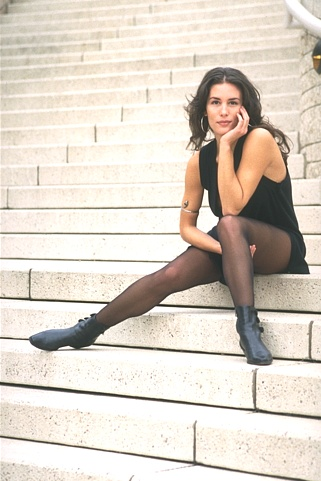
#> input picture Experiments/Image Segmentation exp - v2/Image7/181021.jpg, 321 x 481 px
$ jupyter execute _FCM_imageSegmentation_original-cluster_36.ipynb
#> lines starting #> are read from the running program, lines starting #| are printed output that depends on the picture
### Experiments/Image Segmentation exp - v2/fuzzy_cmeans.py
import numpy as np
from scipy.linalg import norm
from scipy.spatial.distance import cdist


class FCM:
    def __init__(self, n_clusters=4, max_iter=100, m=2, error=1e-6):
        super().__init__()
        self.u, self.centers = None, None
        self.n_clusters = n_clusters
        self.max_iter = max_iter
        self.m = m
        self.error = error

    def fit(self, X):
        N = X.shape[0]
        C = self.n_clusters
        centers = []

        u = np.random.dirichlet(np.ones(C), size=N)

        iteration = 0
        while iteration < self.max_iter:
            u2 = u.copy()

            centers = self.next_centers(X, u)
            u = self.next_u(X, centers)
            iteration += 1

            # Stopping rule
            if norm(u - u2) < self.error:
                break

        self.u = u
        self.centers = centers
        return centers

    def next_centers(self, X, u):
        um = u ** self.m
        return (X.T @ um / np.sum(um, axis=0)).transpose()

    def next_u(self, X, centers):
        return self._predict(X, centers)

    def _predict(self, X, centers):
        power = float(2 / (self.m - 1))
        temp = cdist(X, centers) ** power
        denominator_ = temp.reshape((X.shape[0], 1, -1)).repeat(temp.shape[-1], axis=1)
        denominator_ = temp[:, :, np.newaxis] / denominator_

        return 1 / denominator_.sum(2)

    def predict(self, X):
        if len(X.shape) == 1:
            X = np.expand_dims(X, axis=0)

        u = self._predict(X, self.centers)
        return np.argmax(u, axis=-1)

### Experiments/Image Segmentation exp - v2/Image7/PsnrSnr.py
import numpy as np
def mse(vref, vcmp):
    """
    Compute Mean Squared Error (MSE) between two images.

    Parameters
    ----------
    vref : array_like
      Reference image
    vcmp : array_like
      Comparison image

    Returns
    -------
    x : float
      MSE between `vref` and `vcmp`
    """

    r = np.asarray(vref, dtype=np.float64).ravel()
    c = np.asarray(vcmp, dtype=np.float64).ravel()
    return np.mean(np.abs(r - c)**2)

def snr(vref, vcmp):
    """
    Compute Signal to Noise Ratio (SNR) of two images.

    Parameters
    ----------
    vref : array_like
      Reference image
    vcmp : array_like
      Comparison image

    Returns
    -------
    x : float
      SNR of `vcmp` with respect to `vref`
    """

    dv = np.var(vref)
    with np.errstate(divide='ignore'):
        rt = dv / mse(vref, vcmp)
    return 10.0 * np.log10(rt)


def psnr(vref, vcmp, rng=None):
    """
    Compute Peak Signal to Noise Ratio (PSNR) of two images. The PSNR
    calculation defaults to using the less common definition in terms
    of the actual range (i.e. max minus min) of the reference signal
    instead of the maximum possible range for the data type
    (i.e. :math:`2^b-1` for a :math:`b` bit representation).

    Parameters
    ----------
    vref : array_like
      Reference image
    vcmp : array_like
      Comparison image
    rng : None or int, optional (default None)
      Signal range, either the value to use (e.g. 255 for 8 bit samples) or
      None, in which case the actual range of the reference signal is used

    Returns
    -------
    x : float
      PSNR of `vcmp` with respect to `vref`
    """

    if rng is None:
        rng = vref.max() - vref.min()
    dv = (rng + 0.0)**2
    with np.errstate(divide='ignore'):
        rt = dv / mse(vref, vcmp)
    return 10.0 * np.log10(rt)

### Experiments/Image Segmentation exp - v2/Image7/_FCM_imageSegmentation_original-cluster_36.ipynb
[cell 1]
import random
from sklearn.utils.extmath import row_norms
from sklearn.utils.extmath import row_norms, squared_norm, stable_cumsum
import scipy.sparse as sp
from sklearn.metrics.pairwise import euclidean_distances
import matplotlib.pyplot as plt
import numpy as np
import seaborn as sns
from sklearn.datasets.samples_generator import make_blobs
import cv2 as cv
from fuzzy_cmeans import FCM
import PsnrSnr as p
np.random.seed(0)

[cell 2]
img = cv.imread("181021.jpg", 0)
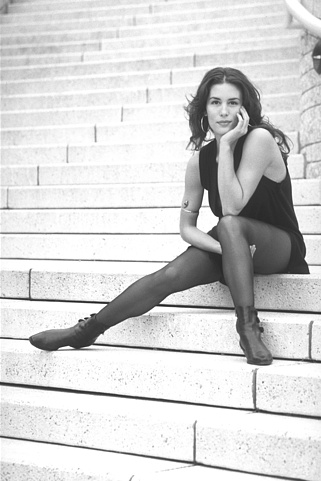
#> img: shape (481, 321); min 24, max 255, mean 212.2
size=200
img = cv.resize(img, dsize=(size, size))
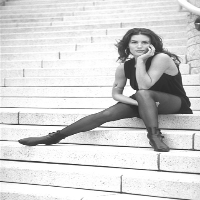
#> img: shape (200, 200); min 40, max 255, mean 212.1
width=img.shape[0]
#> width = 200
height=img.shape[1]
#> height = 200

plt.imshow(img, cmap="gray")
plt.xticks([])
plt.yticks([])
plt.grid(False)
plt.show()

[cell 3]
i = 0
j = 0
luv = []

for h in range(int(width / 2)):
    j = 0
    for k in range(int(height / 2)):
        luv.append([img[i, j], img[i + 1, j], img[i, j + 1], img[i + 1, j + 1]])
        j = j + 2
    i = i + 2
#> after the loop, i = 200; luv = 10000 items, first 6: [167, 168, 161, 165], [153, 152, 154, 138], [156, 138, 146, 153], [126, 141, 115, 141], [135, 158, 145, 170], [157, 180, 158, 184]

x=np.array(luv)

[cell 4]
# [92 lines left out: function _k_init, not called in this run]

[cell 5]
import time as t

cluster = 36

clusterssize = [cluster]  # 2, 3, 4, 5, 6, 7, 8, 9,
timearray = []
error = []
segementedImg = []

[cell 6]
# [13 lines of commented-out code are left out]

[cell 7]
# [6 lines of commented-out code are left out]

[cell 8]
for i in clusterssize:

    start=t.time()
    fuzzy_cmeans2 = FCM(n_clusters=i,max_iter=50,m=10)
    fuzzy_cmeans2.fit(x)
    timearray.append(t.time()-start)
    label=fuzzy_cmeans2.predict(x)

    pic2show = fuzzy_cmeans2.centers[label]
    print(timearray)
#> after the loop, timearray = [3.69]

[cell 9]
centersp = (fuzzy_cmeans2.centers[label]).reshape(
    int(width / 2), int(height / 2), 4
)
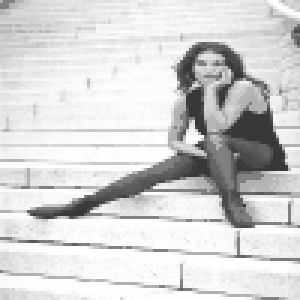
#> centersp: shape (100, 100, 4) float64 (shown 3 times larger); mean of channels 0, 1, 2, 3 212.6, 212.3, 212.5, 212.1; drawn as B, G, R

[cell 10]
# convert back the clustered image to the original form
# decoding

temp = np.zeros((width, height))
i = 0
j = 0
for h in range(int(width / 2)):
    j = 0
    for k in range(int(height / 2)):
        val = centersp

        temp[i, j] = val[h][k][0]
        temp[i + 1, j] = val[h][k][1]
        temp[i, j + 1] = val[h][k][2]
        temp[i + 1, j + 1] = val[h][k][3]

        j = j + 2
    i = i + 2
#> after the loop, i = 200

plt.imshow(temp, cmap="gray")
plt.xticks([])
plt.yticks([])
plt.grid(False)
plt.savefig("FCM_SegementdIMg_" + str(cluster) + ".jpg")
plt.show()

[cell 11]
plt.imshow(256 - abs(img - temp), cmap="gray")
plt.xticks([])
plt.yticks([])
plt.grid(False)

plt.savefig("FCM_SegementdIMg_error_" + str(cluster) + ".jpg")
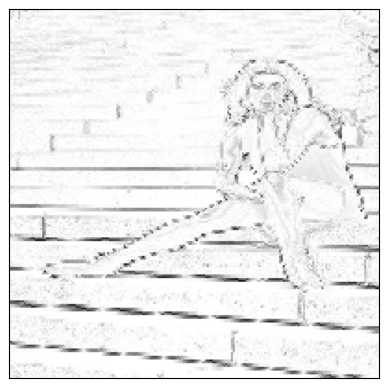
#> figure drawn by matplotlib, 1 panel
plt.show()

[cell 12]
psnr = p.psnr(np.array(img).astype(int), np.array(temp).astype(int))
#> in psnr, `rng = vref.max() - vref.min()`: rng = 215
#> in psnr, `dv = (rng + 0.0)**2`: dv = 46225
#> in psnr, `rt = dv / mse(vref, vcmp)`: rt = 139.1
#> psnr = 21.43
psnr
#> Out = 21.43

[cell 13]
snr = p.snr(np.array(img).astype(int), np.array(temp).astype(int))
#> in snr, `dv = np.var(vref)`: dv = 3338.7
#> in snr, `rt = dv / mse(vref, vcmp)`: rt = 10.05
#> snr = 10.02
psnr
#> Out = 21.43

$ run again, with Experiments/Image Segmentation exp - v2/Image7/FCM_SegementdIMg.jpg copied over Experiments/Image Segmentation exp - v2/Image7/181021.jpg
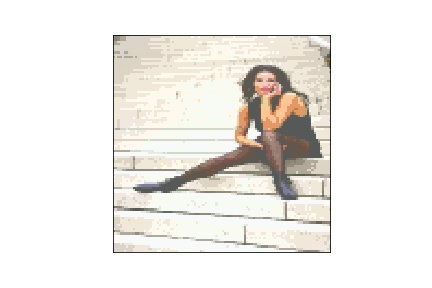
#> input picture Experiments/Image Segmentation exp - v2/Image7/FCM_SegementdIMg.jpg, 432 x 288 px
#> after the loop `for h in range(int(width / 2)):`: i = 200; luv = 10000 items, first 6: [255, 255, 255, 255], [255, 255, 255, 255], [255, 255, 255, 255], [255, 255, 255, 255], [255, 255, 255, 255], [255, 255, 255, 255]
#> after the loop `for i in clusterssize:`: timearray = [3.44]
#> `centersp = (fuzzy_cmeans2.centers[label]).reshape( int(width / 2), int..`:
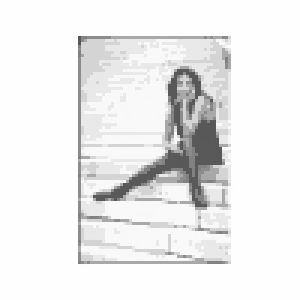
#> centersp: shape (100, 100, 4) float64 (shown 3 times larger); mean of channels 0, 1, 2, 3 237.3, 237.3, 237.4, 237.4; drawn as B, G, R
#> after the loop `for h in range(int(width / 2)):`: i = 200
#> `plt.savefig("FCM_SegementdIMg_error_" + str(cluster) + ".jpg")`:
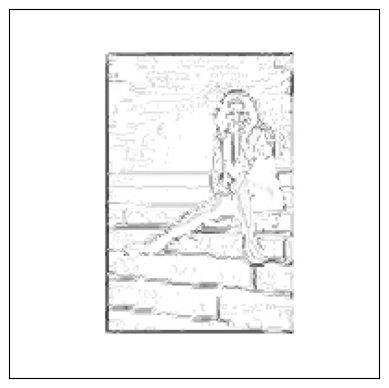
#> figure drawn by matplotlib, 1 panel
#> rng = 209
#> in psnr, `dv = (rng + 0.0)**2`: dv = 43681
#> in psnr, `rt = dv / mse(vref, vcmp)`: rt = 232.4
#> psnr = 23.66
#> in snr, `dv = np.var(vref)`: dv = 1601.9
#> in snr, `rt = dv / mse(vref, vcmp)`: rt = 8.52
#> snr = 9.31
#> `psnr`: Out = 23.66

$ run again, with Experiments/Image Segmentation exp - v2/Image7/FCM_SegementdIMg_error_36.jpg copied over Experiments/Image Segmentation exp - v2/Image7/181021.jpg
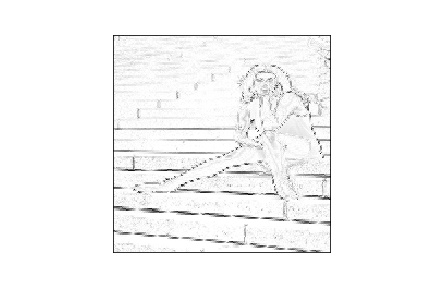
#> input picture Experiments/Image Segmentation exp - v2/Image7/FCM_SegementdIMg_error_36.jpg, 432 x 288 px
#> img is the input picture: shape (288, 432); min 0, max 255, mean 247.3
#> img: shape (200, 200)
#> after the loop `for h in range(int(width / 2)):`: i = 200; luv = 10000 items, first 6: [255, 255, 255, 255], [255, 255, 255, 255], [255, 255, 255, 255], [255, 255, 255, 255], [255, 255, 255, 255], [255, 255, 255, 255]
#> after the loop `for i in clusterssize:`: timearray = [3.55]
#> `centersp = (fuzzy_cmeans2.centers[label]).reshape( int(width / 2), int..`:
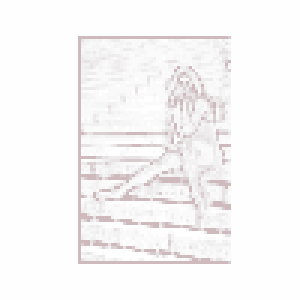
#> centersp: shape (100, 100, 4) float64 (shown 3 times larger); mean of channels 0, 1, 2, 3 248, 247.7, 249.1, 248.9; drawn as B, G, R
#> after the loop `for h in range(int(width / 2)):`: i = 200
#> `plt.savefig("FCM_SegementdIMg_error_" + str(cluster) + ".jpg")`:
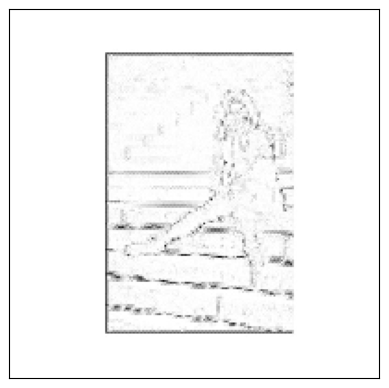
#> figure drawn by matplotlib, 1 panel
#> rng = 225
#> in psnr, `dv = (rng + 0.0)**2`: dv = 50625
#> in psnr, `rt = dv / mse(vref, vcmp)`: rt = 195.2
#> psnr = 22.9
#> in snr, `dv = np.var(vref)`: dv = 585.3
#> in snr, `rt = dv / mse(vref, vcmp)`: rt = 2.26
#> snr = 3.53
#> `psnr`: Out = 22.9
